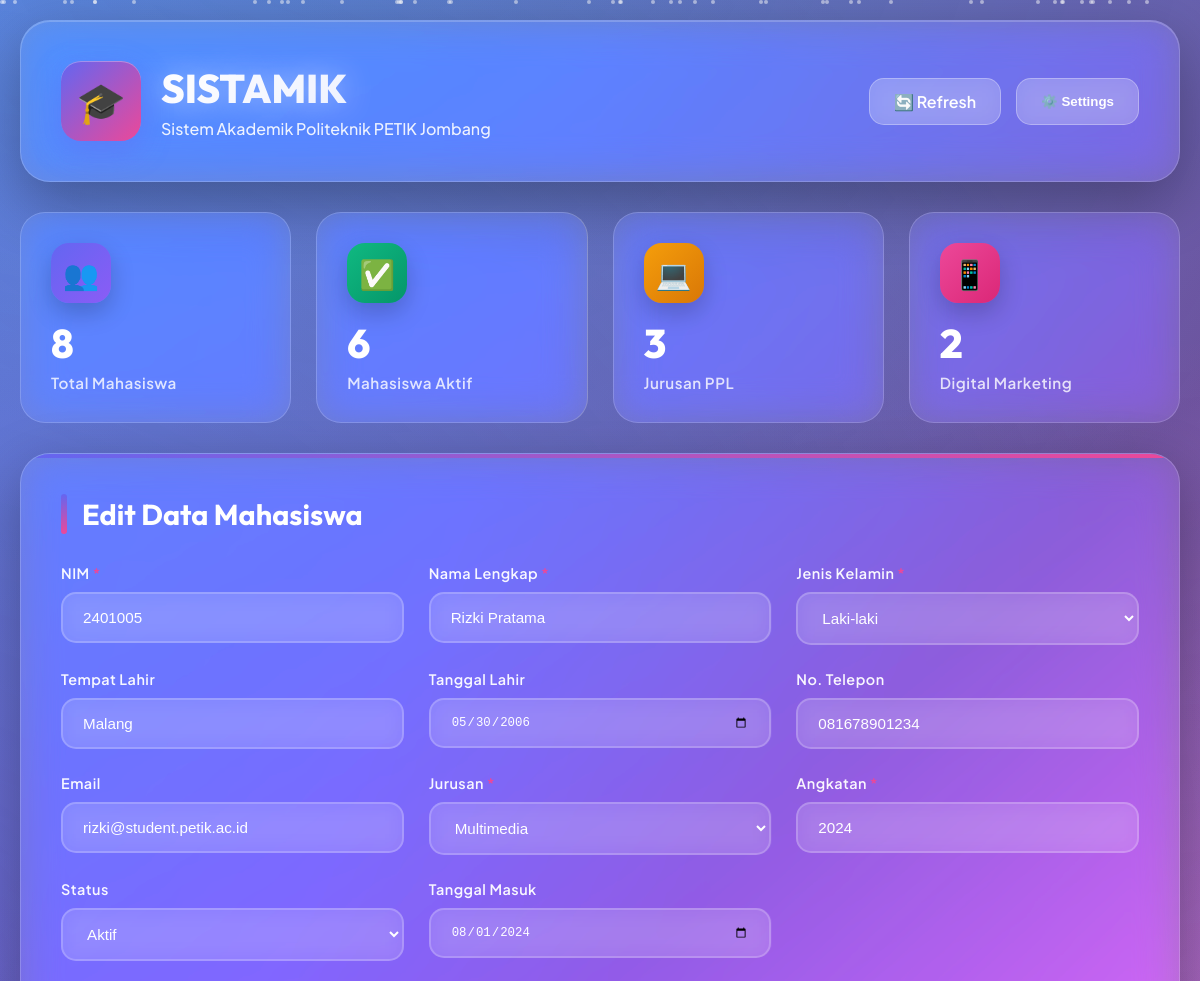
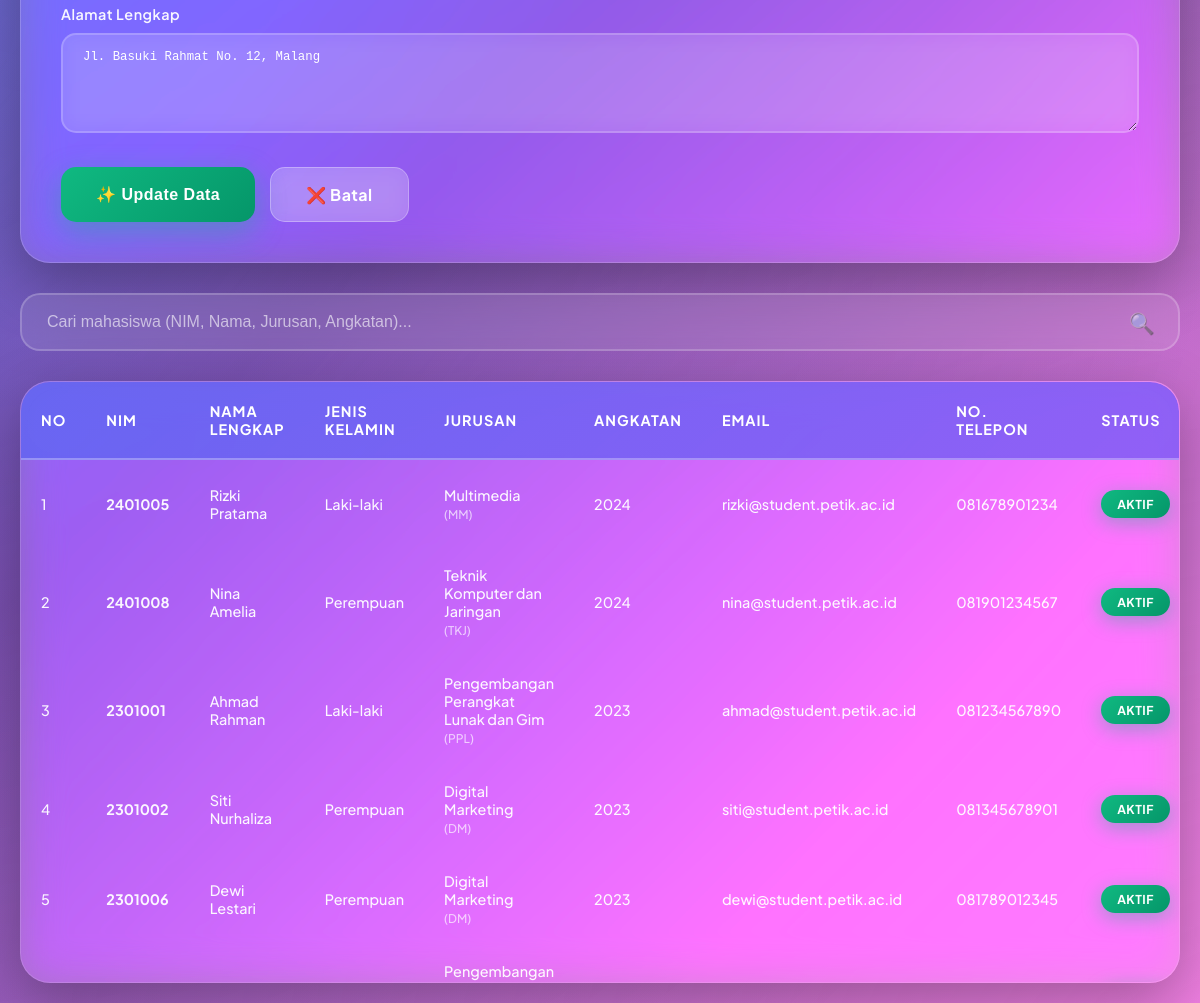
Screenshot of /?action=edit&id=5 with the database file from the repository (2 pictures, top to bottom).
### tables this page shows
CREATE TABLE IF NOT EXISTS mahasiswa (
    id_mahasiswa INT AUTO_INCREMENT PRIMARY KEY,
    nim VARCHAR(20) NOT NULL UNIQUE,
    nama_lengkap VARCHAR(100) NOT NULL,
    jenis_kelamin ENUM('Laki-laki', 'Perempuan') NOT NULL,
    tempat_lahir VARCHAR(50),
    tanggal_lahir DATE,
    alamat TEXT,
    no_telepon VARCHAR(20),
    email VARCHAR(100),
    id_jurusan INT,
    angkatan YEAR NOT NULL,
    status ENUM('Aktif', 'Cuti', 'Lulus', 'DO') DEFAULT 'Aktif',
    tanggal_masuk DATE,
    created_at TIMESTAMP DEFAULT CURRENT_TIMESTAMP,
    updated_at TIMESTAMP DEFAULT CURRENT_TIMESTAMP ON UPDATE CURRENT_TIMESTAMP,
    FOREIGN KEY (id_jurusan) REFERENCES jurusan(id_jurusan) ON DELETE SET NULL
);

CREATE TABLE IF NOT EXISTS jurusan (
    id_jurusan INT AUTO_INCREMENT PRIMARY KEY,
    nama_jurusan VARCHAR(100) NOT NULL,
    kode_jurusan VARCHAR(10) NOT NULL UNIQUE,
    created_at TIMESTAMP DEFAULT CURRENT_TIMESTAMP
);

### index.php (the view, shortened to what this page needs)
<?php
$host = 'localhost';
$dbname = 'db_sistamik';
$username = 'root';
$password = '';
try {
    $pdo = new PDO("mysql:host=$host;dbname=$dbname;charset=utf8mb4", $username, $password);
    $pdo->setAttribute(PDO::ATTR_ERRMODE, PDO::ERRMODE_EXCEPTION);
} catch(PDOException $e) {
    die("Koneksi database gagal: " . $e->getMessage());
}
$edit_data = null;
if (isset($_GET['action']) && $_GET['action'] === 'edit' && isset($_GET['id'])) {
    $stmt = $pdo->prepare("SELECT * FROM mahasiswa WHERE id_mahasiswa = ?");
    $stmt->execute([$_GET['id']]);
    $edit_data = $stmt->fetch(PDO::FETCH_ASSOC);
}
$stmt_jurusan = $pdo->query("SELECT * FROM jurusan ORDER BY nama_jurusan");
$jurusan_list = $stmt_jurusan->fetchAll(PDO::FETCH_ASSOC);
$search = isset($_GET['search']) ? $_GET['search'] : '';
if ($search) {
    $stmt = $pdo->prepare("SELECT m.*, j.nama_jurusan, j.kode_jurusan
                          FROM mahasiswa m
                          LEFT JOIN jurusan j ON m.id_jurusan = j.id_jurusan
                          WHERE m.nim LIKE ? OR m.nama_lengkap LIKE ? OR j.nama_jurusan LIKE ? OR j.kode_jurusan LIKE ? OR m.angkatan LIKE ?
                          ORDER BY m.angkatan DESC, m.nim ASC");
    $search_param = "%$search%";
    $stmt->execute([$search_param, $search_param, $search_param, $search_param, $search_param]);
} else {
    $stmt = $pdo->query("SELECT m.*, j.nama_jurusan, j.kode_jurusan
                        FROM mahasiswa m
                        LEFT JOIN jurusan j ON m.id_jurusan = j.id_jurusan
                        ORDER BY m.angkatan DESC, m.nim ASC");
}
$mahasiswa_list = $stmt->fetchAll(PDO::FETCH_ASSOC);
$total_mahasiswa = count($mahasiswa_list);
$total_aktif = count(array_filter($mahasiswa_list, function($m) { return $m['status'] === 'Aktif'; }));
$total_ppl = count(array_filter($mahasiswa_list, function($m) { return $m['kode_jurusan'] === 'PPL'; }));
$total_dm = count(array_filter($mahasiswa_list, function($m) { return $m['kode_jurusan'] === 'DM'; }));
?>
<!DOCTYPE html>
<html lang="id">
<head>
</head>
<body>
    <div class="particles" id="particles"></div>
    <div class="container">
        <div class="header">
            <div class="header-content">
                <div class="logo-section">
                    <div class="logo-3d">🎓</div>
                    <div class="header-text">
                        <h1>SISTAMIK</h1>
                        <p>Sistem Akademik Politeknik PETIK Jombang</p>
                    </div>
                </div>
                <div class="header-actions">
                    <a href="index.php" class="header-btn">🔄 Refresh</a>
                    <button class="header-btn">⚙️ Settings</button>
                </div>
            </div>
        </div>
        <div class="stats">
            <div class="stat-card">
                <div class="stat-icon">👥</div>
                <div class="stat-content">
                    <h3><?php echo $total_mahasiswa; ?></h3>
                    <p>Total Mahasiswa</p>
                </div>
            </div>
            <div class="stat-card">
                <div class="stat-icon">✅</div>
                <div class="stat-content">
                    <h3><?php echo $total_aktif; ?></h3>
                    <p>Mahasiswa Aktif</p>
                </div>
            </div>
            <div class="stat-card">
                <div class="stat-icon">💻</div>
                <div class="stat-content">
                    <h3><?php echo $total_ppl; ?></h3>
                    <p>Jurusan PPL</p>
                </div>
            </div>
            <div class="stat-card">
                <div class="stat-icon">📱</div>
                <div class="stat-content">
                    <h3><?php echo $total_dm; ?></h3>
                    <p>Digital Marketing</p>
                </div>
            </div>
        </div>
        <div class="form-section">
            <h2><?php echo $edit_data ? 'Edit Data Mahasiswa' : 'Tambah Data Mahasiswa Baru'; ?></h2>
            <form method="POST" action="">
                <div class="form-grid">
                    <div class="form-group">
                        <label for="nim">NIM <span style="color:#EC4899">*</span></label>
                        <input type="text" id="nim" name="nim" placeholder="Contoh: 2301001" value="<?php echo $edit_data ? htmlspecialchars($edit_data['nim']) : ''; ?>" required>
                    </div>
                    <div class="form-group">
                        <label for="nama_lengkap">Nama Lengkap <span style="color:#EC4899">*</span></label>
                        <input type="text" id="nama_lengkap" name="nama_lengkap" placeholder="Nama lengkap mahasiswa" value="<?php echo $edit_data ? htmlspecialchars($edit_data['nama_lengkap']) : ''; ?>" required>
                    </div>
                    <div class="form-group">
                        <label for="jenis_kelamin">Jenis Kelamin <span style="color:#EC4899">*</span></label>
                        <select id="jenis_kelamin" name="jenis_kelamin" required>
                            <option value="Laki-laki" <?php echo ($edit_data && $edit_data['jenis_kelamin'] == 'Laki-laki') ? 'selected' : ''; ?>>Laki-laki</option>
                        </select>
                    </div>
                    <div class="form-group">
                        <label for="tempat_lahir">Tempat Lahir</label>
                        <input type="text" id="tempat_lahir" name="tempat_lahir" placeholder="Contoh: Jombang" value="<?php echo $edit_data ? htmlspecialchars($edit_data['tempat_lahir']) : ''; ?>">
                    </div>
                    <div class="form-group">
                        <label for="tanggal_lahir">Tanggal Lahir</label>
                        <input type="date" id="tanggal_lahir" name="tanggal_lahir" value="<?php echo $edit_data ? $edit_data['tanggal_lahir'] : ''; ?>">
                    </div>
                    <div class="form-group">
                        <label for="no_telepon">No. Telepon</label>
                        <input type="text" id="no_telepon" name="no_telepon" placeholder="085xxxxxxxxx" value="<?php echo $edit_data ? htmlspecialchars($edit_data['no_telepon']) : ''; ?>">
                    </div>
                    <div class="form-group">
                        <label for="email">Email</label>
                        <input type="email" id="email" name="email" placeholder="mahasiswa@student.petik.ac.id" value="<?php echo $edit_data ? htmlspecialchars($edit_data['email']) : ''; ?>">
                    </div>
                    <div class="form-group">
                        <label for="id_jurusan">Jurusan <span style="color:#EC4899">*</span></label>
                        <select id="id_jurusan" name="id_jurusan" required>
                            <?php foreach ($jurusan_list as $jurusan): ?>
                            <option value="<?php echo $jurusan['id_jurusan']; ?>" <?php echo ($edit_data && $edit_data['id_jurusan'] == $jurusan['id_jurusan']) ? 'selected' : ''; ?>>
                                <?php echo htmlspecialchars($jurusan['nama_jurusan']); ?>
                            </option>
                            <?php endforeach; ?>
                        </select>
                    </div>
                    <div class="form-group">
                        <label for="angkatan">Angkatan <span style="color:#EC4899">*</span></label>
                        <input type="number" id="angkatan" name="angkatan" placeholder="Contoh: 2024" min="2000" max="2100" value="<?php echo $edit_data ? $edit_data['angkatan'] : ''; ?>" required>
                    </div>
                    <div class="form-group">
                        <label for="status">Status</label>
                        <select id="status" name="status">
                            <option value="Aktif" <?php echo ($edit_data && $edit_data['status'] == 'Aktif') ? 'selected' : ''; ?>>Aktif</option>
                        </select>
                    </div>
                    <div class="form-group">
                        <label for="tanggal_masuk">Tanggal Masuk</label>
                        <input type="date" id="tanggal_masuk" name="tanggal_masuk" value="<?php echo $edit_data ? $edit_data['tanggal_masuk'] : ''; ?>">
                    </div>
                </div>
                <div class="form-group" style="margin-top: 25px;">
                    <label for="alamat">Alamat Lengkap</label>
                    <textarea id="alamat" name="alamat" placeholder="Alamat lengkap mahasiswa"><?php echo $edit_data ? htmlspecialchars($edit_data['alamat']) : ''; ?></textarea>
                </div>
                <div class="form-actions">
                    <?php if ($edit_data): ?>
                    <button type="submit" class="btn btn-success">✨ Update Data</button>
                    <a href="index.php" class="btn btn-cancel">❌ Batal</a>
                    <?php else: ?>
                    <button type="submit" class="btn btn-primary">💾 Simpan Data</button>
                    <button type="reset" class="btn btn-cancel">🔄 Reset Form</button>
                    <?php endif; ?>
                </div>
            </form>
        </div>
        <div class="search-container">
            <form method="GET" action="">
                <div class="search-box">
                    <input type="text" name="search" placeholder="Cari mahasiswa (NIM, Nama, Jurusan, Angkatan)..." value="<?php echo htmlspecialchars($search); ?>">
                    <span class="search-icon">🔍</span>
                </div>
            </form>
        </div>
        <div class="table-container">
            <div class="table-wrapper">
                <table>
                    <thead>
                        <tr>
                            <th>No</th>
                            <th>NIM</th>
                            <th>Nama Lengkap</th>
                            <th>Jenis Kelamin</th>
                            <th>Jurusan</th>
                            <th>Angkatan</th>
                            <th>Email</th>
                            <th>No. Telepon</th>
                            <th>Status</th>
                        </tr>
                    </thead>
                    <tbody>
                        <?php if (count($mahasiswa_list) > 0): ?>
                            <?php foreach ($mahasiswa_list as $index => $mahasiswa): ?>
                            <tr style="animation-delay: <?php echo $index * 0.05; ?>s">
                                <td><?php echo $index + 1; ?></td>
                                <td><strong><?php echo htmlspecialchars($mahasiswa['nim']); ?></strong></td>
                                <td><?php echo htmlspecialchars($mahasiswa['nama_lengkap']); ?></td>
                                <td><?php echo htmlspecialchars($mahasiswa['jenis_kelamin']); ?></td>
                                <td>
                                    <?php echo htmlspecialchars($mahasiswa['nama_jurusan']); ?><br>
                                    <small style="opacity: 0.7;">(<?php echo htmlspecialchars($mahasiswa['kode_jurusan']); ?>)</small>
                                </td>
                                <td><?php echo htmlspecialchars($mahasiswa['angkatan']); ?></td>
                                <td><?php echo $mahasiswa['email'] ? htmlspecialchars($mahasiswa['email']) : '-'; ?></td>
                                <td><?php echo $mahasiswa['no_telepon'] ? htmlspecialchars($mahasiswa['no_telepon']) : '-'; ?></td>
                                <td><span class="status-badge status-<?php echo strtolower($mahasiswa['status']); ?>"><?php echo htmlspecialchars($mahasiswa['status']); ?></span></td>
                            </tr>
                            <?php endforeach; ?>
                        <?php endif; ?>
                    </tbody>
                </table>
            </div>
        </div>
    </div>
</body>
</html>

### rows the page displays
mahasiswa: nim "2401005", nama_lengkap "Rizki Pratama", jenis_kelamin "Laki-laki", tempat_lahir "Malang", tanggal_lahir "05/30/2006", no_telepon "081678901234", email "rizki@student.petik.ac.id", id_jurusan "Multimedia", angkatan "2024", status "Aktif", tanggal_masuk "08/01/2024", alamat "Jl. Basuki Rahmat No. 12, Malang", id_jurusan.nama_jurusan "Multimedia", id_jurusan.kode_jurusan "MM", status "AKTIF"
mahasiswa: nim "2401008", nama_lengkap "Nina Amelia", jenis_kelamin "Perempuan", id_jurusan.nama_jurusan "Teknik Komputer dan Jaringan", id_jurusan.kode_jurusan "TKJ", angkatan "2024", email "nina@student.petik.ac.id", no_telepon "081901234567", status "AKTIF"
mahasiswa: nim "2301001", nama_lengkap "Ahmad Rahman", jenis_kelamin "Laki-laki", id_jurusan.nama_jurusan "Pengembangan Perangkat Lunak dan Gim", id_jurusan.kode_jurusan "PPL", angkatan "2023", email "ahmad@student.petik.ac.id", no_telepon "081234567890", status "AKTIF"
mahasiswa: nim "2301002", nama_lengkap "Siti Nurhaliza", jenis_kelamin "Perempuan", id_jurusan.nama_jurusan "Digital Marketing", id_jurusan.kode_jurusan "DM", angkatan "2023", email "siti@student.petik.ac.id", no_telepon "081345678901", status "AKTIF"
mahasiswa: nim "2301006", nama_lengkap "Dewi Lestari", jenis_kelamin "Perempuan", id_jurusan.nama_jurusan "Digital Marketing", id_jurusan.kode_jurusan "DM", angkatan "2023", email "dewi@student.petik.ac.id", no_telepon "081789012345", status "AKTIF"
mahasiswa: id_jurusan.nama_jurusan "Pengembangan…"

### other values shown
$total_mahasiswa "8"
$total_aktif "6"
$total_ppl "3"
$total_dm "2"
